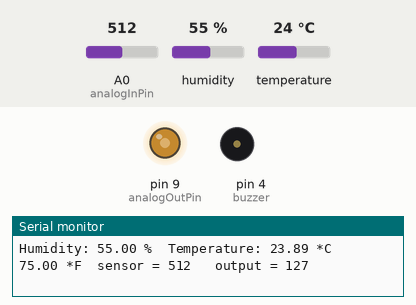
A sketch run on a simulated Arduino Uno, built with avr-gcc and run on an emulated ATmega328P. Parts: output pins drawn as LEDs (lit = HIGH), buzzer (waves = sounding), the last lines printed to the serial monitor. Inputs (shaded band) come from the test bench; at power-on: temperature 24 °C, A0 (analogInPin) = 512, humidity 55 %.

Above: at 6.8 s.
6.9 s: temperature set to 12 °C
At 9.9 s:
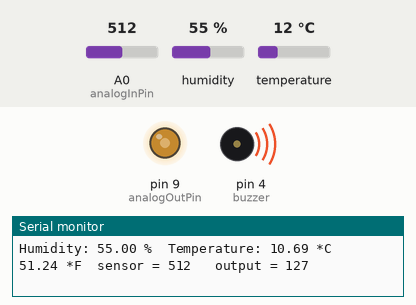
11.4 s: A0 (analogInPin) set to 716
At 13.5 s:
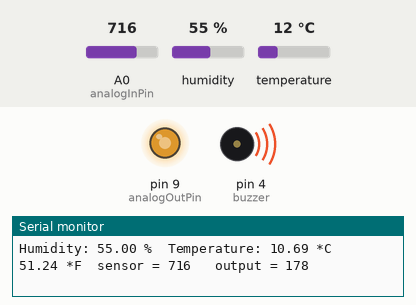
15.9 s: temperature set to 28 °C
At 18.5 s:
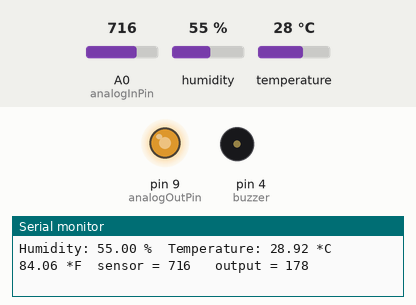
20.4 s: A0 (analogInPin) set to 900
At 22.2 s:
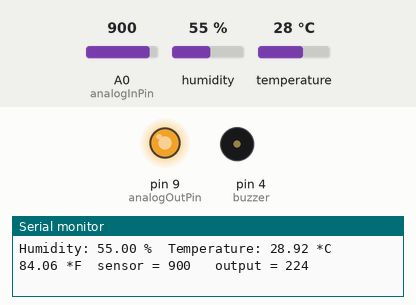
24.9 s: temperature set to 19 °C
At 28.4 s:
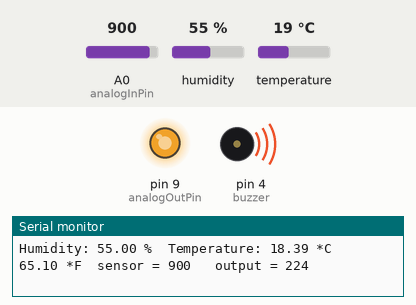
29.4 s: A0 (analogInPin) set to 122
At 30.9 s:
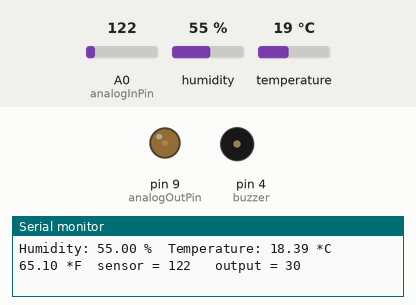
Timing chart, 0 to 32.4 s (numbered marks = the images above; inputs shaded):
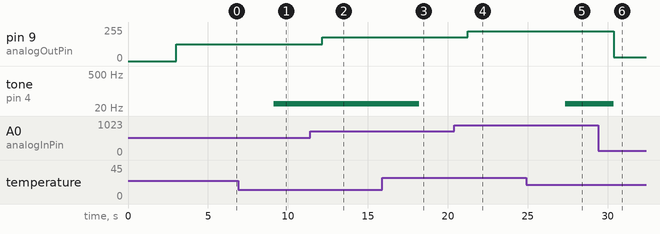

The sketch:

project_capteur.ino
```cpp
#include "DHT.h"

#define DHTPIN 2     // Digital Pin pour le capteur DHT11 (Pin 2)
#define DHTTYPE DHT11   // Type de capteur utilisé DHT 11

int analogInPin = A0;  // Pin Analogique A0 pour le branchement du capteur d'eau
const int analogOutPin = 9; // Analog output pin that the LED is attached to

int buzzer = 4; // Pin for buzzer
//int note = 255; // Buzzer tone

int sensorValue = 0;        // value read from the pot
int outputValue = 0;        // value output to the PWM (analog out)

DHT dht(DHTPIN, DHTTYPE);

void setup() {
// initialize serial communications at 9600 bps:
  Serial.begin(9600);
  dht.begin(); //début procédure de captage de l'humidiy et de la température
}

void loop() {

 delay(3000);

  // -----------------------------------------------------------
  //--------------- Capteur d'humidité et de température -----------------------------
  //-----------------------------------------------------------
 // Récupération des valeurs du capteur DHT 11
  // taux d'humidity
  float h = dht.readHumidity();
  // température en Celsius (par défaut)
  float t = dht.readTemperature();
  // température en Fahrenheit (isFahrenheit = true)
  float f = dht.readTemperature(true);

  // Vérifie s'il ya erreur lors de la lecture.


  // Calcul de la valeur en Fahrenheit
  float hif = dht.computeHeatIndex(f, h);
  // Calcul de la valeur en Celsius (isFahreheit = false)
  float hic = dht.computeHeatIndex(t, h, false);


  Serial.print("Humidity: ");
  Serial.print(h);
  Serial.print(" %\t");
  Serial.print("Temperature: ");
  Serial.print(hic);
  Serial.print(" *C   ");
  Serial.print(hif);
  Serial.print(" *F\t");
 // -----------------------------------------------------------
  //--------------- Capteur d'eau -----------------------------
  //-----------------------------------------------------------
 // read the analog in value:
  sensorValue = analogRead(analogInPin);
  // map it to the range of the analog out:
  outputValue = map(sensorValue, 0, 1023, 0, 255);
  // change the analog out value:

  analogWrite(analogOutPin, outputValue);

  // print the results to the serial monitor:
  Serial.print("sensor = ");
  Serial.print(sensorValue);
  Serial.print("\t output = ");
  Serial.println(outputValue);

if (hic < 20){
  if (sensorValue > 401)
  {
    tone(buzzer, 30);
  }else {noTone(buzzer);}
}else {noTone(buzzer);}
}
```

Measured:
- after the input at 6.9 s, tone on pin 4 (buzzer): silent → 30 Hz after 2.2 s
- after the input at 11.4 s, pin 9 (analogOutPin): 127/255 → 178/255 after 0.74 s
- after the input at 15.9 s, tone on pin 4 (buzzer): 30 Hz → silent after 2.3 s
- after the input at 20.4 s, pin 9 (analogOutPin): 178/255 → 224/255 after 0.85 s
- after the input at 24.9 s, tone on pin 4 (buzzer): silent → 30 Hz after 2.4 s
- after the input at 29.4 s, pin 9 (analogOutPin): 224/255 → 30/255 after 0.97 s; tone on pin 4 (buzzer): 30 Hz → silent after 0.98 s
